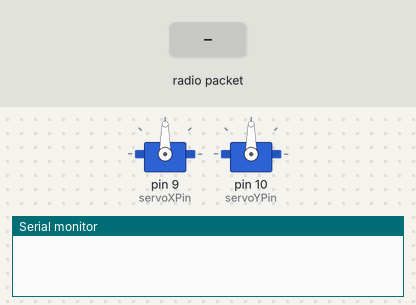
A sketch run on a simulated Arduino Uno, built with avr-gcc and run on an emulated ATmega328P. Shown: 2 × servo, the last lines printed to the serial monitor. The inputs (shaded band) are chosen by the test bench. No radio packets arrive unless stated.

Above: at 1.2 s.
1.3 s: radio packet "200" arrives
At 2.2 s:
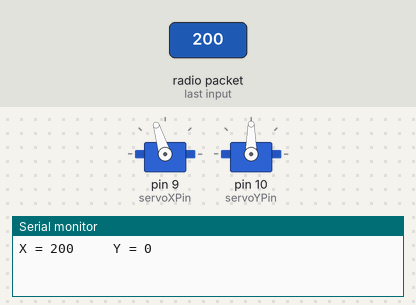
2.8 s: radio packet "5" arrives
At 3.3 s:
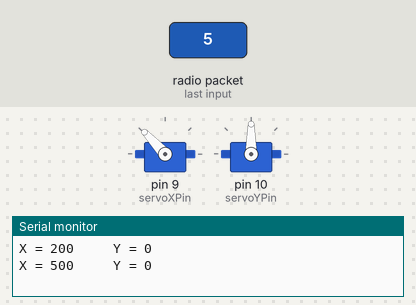
4.3 s: radio packet "90" arrives
At 5.5 s:
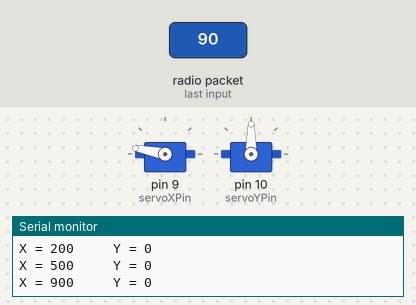
5.8 s: radio packet "-" arrives
At 6.8 s:
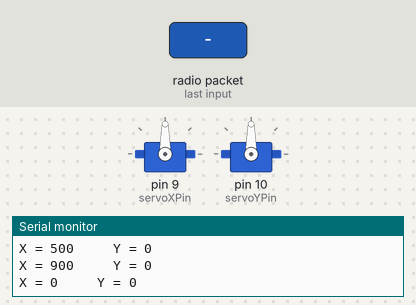
Timing chart, 0 to 8.3 s (numbered marks = the images above; inputs shaded):
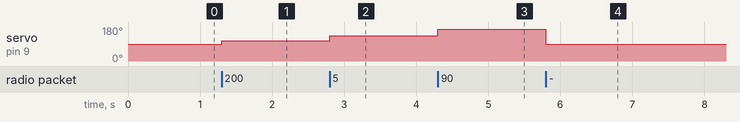

Measured:
- after the input at 1.3 s, servo on pin 9 (servoXPin): 90° → 107° at once
- after the input at 2.8 s, servo on pin 9 (servoXPin): 107° → 133° at once
- after the input at 4.3 s, servo on pin 9 (servoXPin): 133° → 169° at once
- after the input at 5.8 s, servo on pin 9 (servoXPin): 169° → 90° at once

The sketch:

433MHz_receiver_x_joystick_x_servo.ino
```cpp
// Include RadioHead Amplitude Shift Keying Library
#include <RH_ASK.h>
// Include dEpendant SPI Library
#include <SPI.h>
// Create Amplitude Shift Keying Obj ect
#include <Servo.h>

RH_ASK rf_driver;

const int servoXPin = 9;
const int servoYPin = 10;

Servo servoX;
Servo servoY;

void setup() {
  // put your setup code here, to run once:
  rf_driver.init();

  servoX.attach(servoXPin);
  servoY.attach(servoYPin);

  Serial.begin(9600);
}

void loop() {
  // put your main code here, to run repeatedly:
  uint8_t buf[13];
  uint8_t buflen = sizeof(buf);

  if(rf_driver.recv(buf, &buflen)){

    // Convert received data to string
    String str_out = String((char*)buf);

    // Serial.print("Message Received: ");
    // Serial.println(str_out);

    int numElements = countElements(str_out, ',');
    String* result = splitByComma(str_out, numElements);

    int readingX = parseIntSafe(result[0]);
    int readingY = parseIntSafe(result[1]);

    Serial.print("X = ");
    Serial.print(readingX);

    Serial.print("     Y = ");
    Serial.print(readingY);
    Serial.println(" ");

    int angleX = map(readingX, -1023, 1023, 0, 180);
    int angleY = map(readingY, -1023, 1023, 0, 180);

    servoX.write(angleX);
    servoY.write(angleY);

    delete[] result;
  }

  // Clean up allocated memory
}

// Function to count the number of elements separated by a delimiter
int countElements(String data, char delimiter) {
  int count = 1; // there's at least one element
  for (int i = 0; i < data.length(); i++) {
    if (data.charAt(i) == delimiter) {
      count++;
    }
  }
  return count;
}

// Function to filter and keep only numbers and signs
String filterValidChars(String data) {
  String filtered = "";
  for (int i = 0; i < data.length(); i++) {
    char c = data.charAt(i);
    if (isDigit(c) || c == '-' || c == '+') {
      filtered += c;
    }
  }
  return filtered;
}

// Function to split a string by commas
String* splitByComma(String data, int numElements) {
  String* result = new String[numElements];
  int index = 0;

  while (data.length() > 0) {
    int commaIndex = data.indexOf(',');
    String element;
    if (commaIndex == -1) {
      element = data;
      data = "";
    } else {
      element = data.substring(0, commaIndex);
      data = data.substring(commaIndex + 1);
    }
    result[index++] = filterValidChars(element);
  }

  return result;
}

int parseIntSafe(String str) {
  // Remove leading zeros
  str = removeLeadingZeros(str);

  // Check if the string is empty after removing zeros
  if (str.length() == 0) {
    return 0;
  }

  // Iterate through each character to validate it
  for (int i = 0; i < str.length(); i++) {
    if (i == 0 && (str.charAt(i) == '-' || str.charAt(i) == '+')) {
      // Allow leading '+' or '-' sign
      continue;
    }
    if (!isDigit(str.charAt(i))) {
      // If any character is not a digit, return 0
      return 0;
    }
  }

  // Convert the valid string to an integer
  return str.toInt();
}

String removeLeadingZeros(String str) {
  int startIndex = 0;
  int length = str.length();

  // If the string starts with a sign, skip it
  if (length > 0 && (str.charAt(0) == '-' || str.charAt(0) == '+')) {
    startIndex = 1;
  }

  // Find the index of the first non-zero character
  while (startIndex < length && str.charAt(startIndex) == '0') {
    startIndex++;
  }

  // If all characters are zeros, return a single zero
  if (startIndex == length) {
    return "0";
  }

  // Return the string without leading zeros
  if (startIndex == 1 && (str.charAt(0) == '-' || str.charAt(0) == '+')) {
    return str.charAt(0) + str.substring(startIndex);
  }

  return str.substring(startIndex);
}
```
